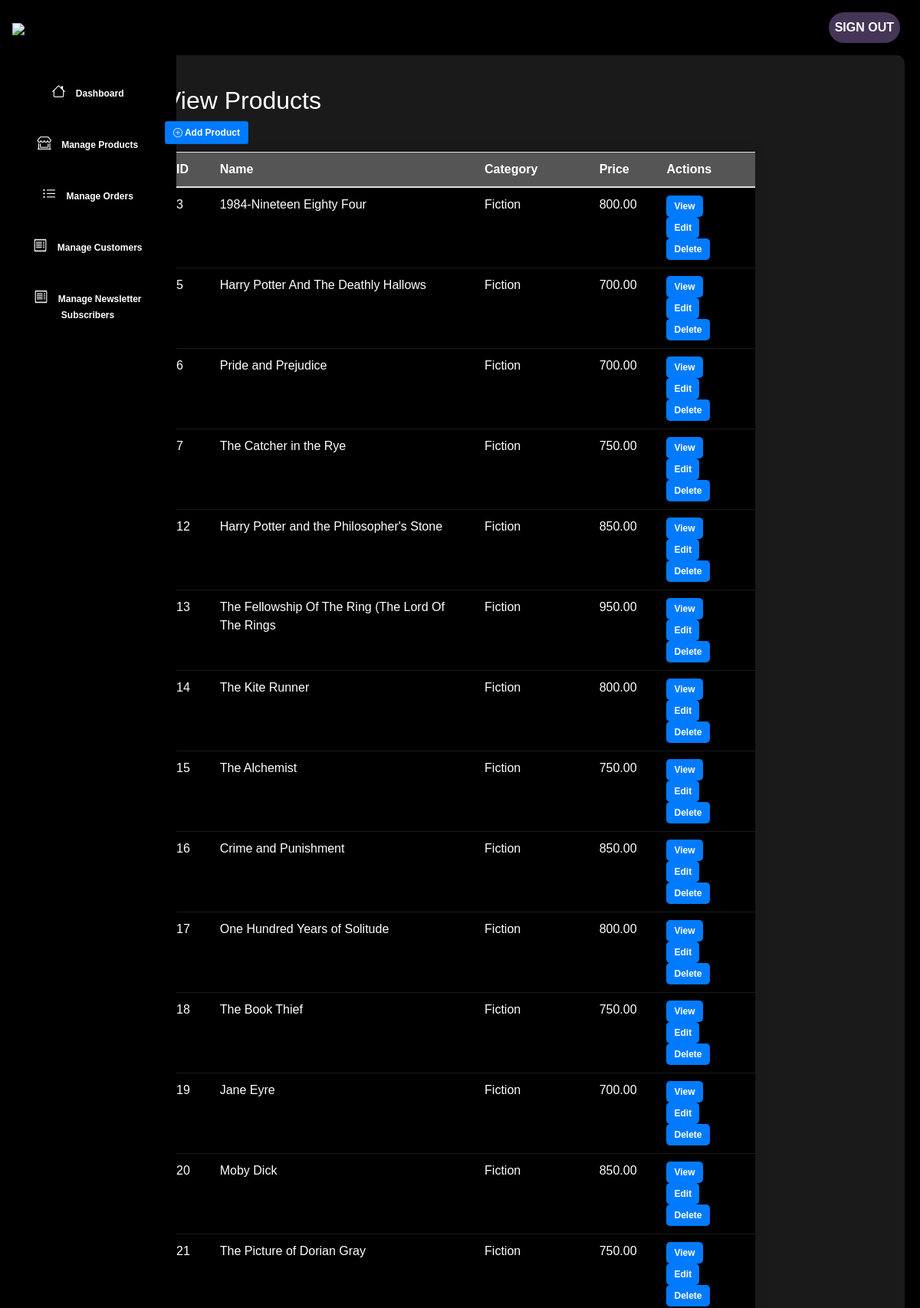
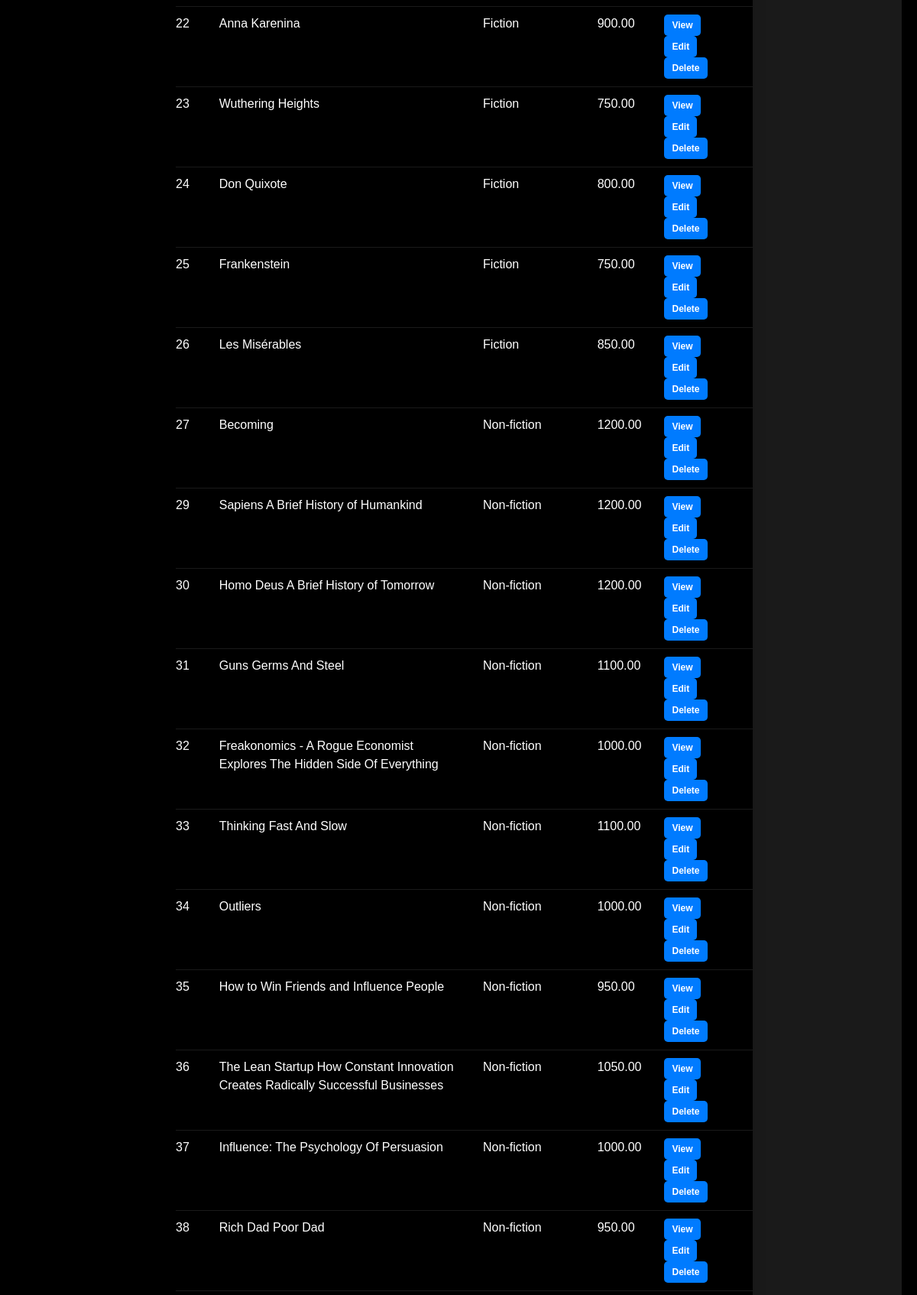
The page /Admin/view_products.php (upper part) on the database its author committed (2 pictures, top to bottom).
### tables this page shows
CREATE TABLE `products` (
  `product_id` int NOT NULL,
  `product_name` varchar(100) NOT NULL,
  `product_category` varchar(108) NOT NULL,
  `product_description` text,
  `product_image` varchar(255) NOT NULL,
  `product_price` decimal(6,2) NOT NULL
);

### Admin/view_products.php (the view, shortened to what this page needs)
<?php
include 'header.php';
include('../server/connection.php');
$stmt = $conn->prepare("SELECT product_id, product_name, product_category, product_price, product_image FROM products");
$stmt->execute();
$stmt->bind_result($product_id, $product_name, $product_category, $product_price, $product_image);
$products = [];
while ($stmt->fetch()) {
    $products[] = [
        'product_id' => $product_id,
        'product_name' => $product_name,
        'product_category' => $product_category,
        'product_price' => $product_price,
        'product_image' => $product_image,
    ];
}
?>
<!DOCTYPE html>
<html lang="en">
<head>
    <link rel="stylesheet" href="admin_styles.css">
</head>
<body style="background-color: black; color: white;">
<?php include 'side_menu.php'; ?>
<div class="main-content">
    <div class="container">
        <h2>View Products</h2>
        <li class="list-group-item">
            <a href="add_product.php">
                <i class="bi bi-plus-circle"></i> Add Product
            </a>
        </li>
        <table class="table">
            <thead>
                <tr>
                    <th>ID</th>
                    <th>Name</th>
                    <th>Category</th>
                    <th>Price</th>
                    <th>Actions</th>
                </tr>
            </thead>
            <tbody>
                <?php foreach ($products as $product): ?>
                    <tr>
                        <td><?php echo $product['product_id']; ?></td>
                        <td><?php echo htmlspecialchars($product['product_name']); ?></td>
                        <td><?php echo htmlspecialchars($product['product_category']); ?></td>
                        <td><?php echo htmlspecialchars($product['product_price']); ?></td>
                        <td>
                            <a href="product_details.php?id=<?php echo $product['product_id']; ?>" class="btn btn-info btn-sm">View</a>
                            <a href="edit_product.php?id=<?php echo $product['product_id']; ?>" class="btn btn-primary btn-sm">Edit</a>
                            <a href="delete_product.php?id=<?php echo $product['product_id']; ?>" class="btn btn-danger btn-sm" onclick="return confirm('Are you sure you want to delete this product?')">Delete</a>
                        </td>
                    </tr>
                <?php endforeach; ?>
            </tbody>
        </table>
    </div>
</div>
</body>
</html>

### Admin/admin_styles.css (style rules this page uses)
body { margin: 0; font-family: Arial, sans-serif; }
body { background-color: #000; color: #fff; font-family: Arial, sans-serif; margin: 0; padding: 20px; }
.table { width: calc(100% - 40px); margin: 0 auto; border-collapse: collapse; background-color: #333; box-shadow: 0 0 20px rgba(0, 0, 0, 0.1); border-radius: 10px; }
.table th, .table td { padding: 12px 15px; text-align: left; border-bottom: 1px solid rgba(255, 255, 255, 0.1); }
.table th { background-color: #555; color: #fff; font-weight: bold; }
body { background-color: #000; color: #fff; font-family: Arial, sans-serif; margin: 0; padding: 0; }
.main-content { margin-left: 250px; padding: 20px; }
.table { width: 100%; background-color: #000; color: #fff; }
.table th, .table td { padding: 10px 15px; text-align: left; border-bottom: 1px solid rgba(255, 255, 255, 0.1); }
.table th { font-weight: bold; }
.list-group-item { display: inline-block; margin-bottom: 10px; padding: 5px 10px; font-size: 12px; font-weight: bold; text-align: center; text-decoration: none; cursor: pointer; color: #fff; background-color: #007bff; border-radius: 3px; transition: background-color 0.3s, color 0.3s; }
.list-group-item a { color: #fff; text-decoration: none; }
body { background-color: black; color: white; }
.container { max-width: 800px; margin: 20px auto; }
.btn-primary { background-color: #007bff; border: none; padding: 10px 20px; cursor: pointer; }
body { background-color: #000; color: #fff; }
.main-content { margin-left: 20px; margin-right: 20px; padding: 20px; box-sizing: border-box; background-color: #1a1a1a; border-radius: 10px; }
table { width: 100%; border-collapse: collapse; background-color: #333; color: #fff; }
th, td { padding: 10px; text-align: left; border-bottom: 1px solid #444; }
th { background-color: #555; font-weight: bold; }
.btn { display: inline-block; padding: 5px 10px; font-size: 12px; font-weight: bold; text-align: center; text-decoration: none; cursor: pointer; color: #fff; background-color: #007bff; transition: background-color 0.3s, color 0.3s; border-radius: 5px; border: none; }
.btn-info { background-color: #17a2b8; }
.main-content { margin-left: 20px; margin-right: 20px; padding: 20px; width: auto; box-sizing: border-box; background-color: #1a1a1a; border-radius: 10px; }
.btn { margin-right: 10px; }
.btn-primary { background-color: #007bff; }

### rows shown on the page
products: product_id "3", product_name "1984-Nineteen Eighty Four", product_category "Fiction", product_price "800.00"
products: product_id "5", product_name "Harry Potter And The Deathly Hallows", product_category "Fiction", product_price "700.00"
products: product_id "6", product_name "Pride and Prejudice", product_category "Fiction", product_price "700.00"
products: product_id "7", product_name "The Catcher in the Rye", product_category "Fiction", product_price "750.00"
products: product_id "12", product_name "Harry Potter and the Philosopher's Stone", product_category "Fiction", product_price "850.00"
products: product_id "13", product_name "The Fellowship Of The Ring (The Lord Of The Rings", product_category "Fiction", product_price "950.00"
products: product_id "14", product_name "The Kite Runner", product_category "Fiction", product_price "800.00"
products: product_id "15", product_name "The Alchemist", product_category "Fiction", product_price "750.00"
products: product_id "16", product_name "Crime and Punishment", product_category "Fiction", product_price "850.00"
products: product_id "17", product_name "One Hundred Years of Solitude", product_category "Fiction", product_price "800.00"
products: product_id "18", product_name "The Book Thief", product_category "Fiction", product_price "750.00"
products: product_id "19", product_name "Jane Eyre", product_category "Fiction", product_price "700.00"
products: product_id "20", product_name "Moby Dick", product_category "Fiction", product_price "850.00"
products: product_id "21", product_name "The Picture of Dorian Gray", product_category "Fiction", product_price "750.00"
products: product_id "22", product_name "Anna Karenina", product_category "Fiction", product_price "900.00"
products: product_id "23", product_name "Wuthering Heights", product_category "Fiction", product_price "750.00"
products: product_id "24", product_name "Don Quixote", product_category "Fiction", product_price "800.00"
products: product_id "25", product_name "Frankenstein", product_category "Fiction", product_price "750.00"
products: product_id "26", product_name "Les Misérables", product_category "Fiction", product_price "850.00"
products: product_id "27", product_name "Becoming", product_category "Non-fiction", product_price "1200.00"
products: product_id "29", product_name "Sapiens A Brief History of Humankind", product_category "Non-fiction", product_price "1200.00"
products: product_id "30", product_name "Homo Deus A Brief History of Tomorrow", product_category "Non-fiction", product_price "1200.00"
products: product_id "31", product_name "Guns Germs And Steel", product_category "Non-fiction", product_price "1100.00"
products: product_id "32", product_name "Freakonomics - A Rogue Economist Explores The Hidden Side Of Everything", product_category "Non-fiction", product_price "1000.00"
products: product_id "33", product_name "Thinking Fast And Slow", product_category "Non-fiction", product_price "1100.00"
products: product_id "34", product_name "Outliers", product_category "Non-fiction", product_price "1000.00"
products: product_id "35", product_name "How to Win Friends and Influence People", product_category "Non-fiction", product_price "950.00"
products: product_id "36", product_name "The Lean Startup How Constant Innovation Creates Radically Successful Businesses", product_category "Non-fiction", product_price "1050.00"
products: product_id "37", product_name "Influence: The Psychology Of Persuasion", product_category "Non-fiction", product_price "1000.00"
products: product_id "38", product_name "Rich Dad Poor Dad", product_category "Non-fiction", product_price "950.00"
